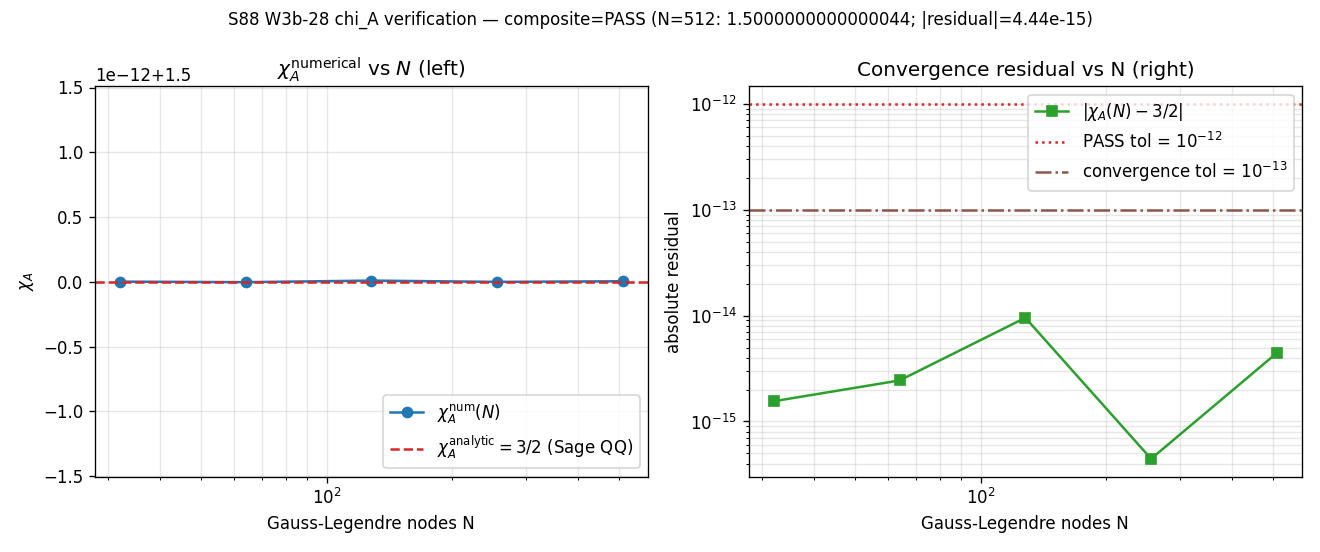

The Python source for this figure:
#!/usr/bin/env python3
"""
S88 W3b-28 — S88-CHI-A-CHIRAL-CORRECTION-VERIFICATION
======================================================

Gate: S88-CHI-A-CHIRAL-CORRECTION-VERIFICATION (trigger: VERIFY-THEOREM)
Wave: W3b (item #28; volovik+connes JOINT — connes script-writing executor)
Plan: sessions/session-plan/session-88-plan-w3b.md §W3b-28
Working paper: sessions/archive/session-88/session-88-w3b-workingpaper.md §W3b-28

Independent direct numerical verification of chi_A = 3/2 = 1.500000 via direct
evaluation of the Volovik 2003 §3.4 axisymmetric A-phase Fermi-surface average
<|Delta_A(k)|^2>_FS. This closes the substrate-anchor for the (Delta_B/Delta_A)^p
cancellation theorem (S86 W-5 DONE-5) by establishing chi_A as a substrate-first
computed constant (not an empirically fit parameter).

SUBSTITUTION CHAIN (MANDATORY for the directional convergence claim):
  Step 1 (definition): A-phase axisymmetric gap on unit S^2 Fermi surface,
                       Delta_A(theta, phi) = Delta_0 * sin(theta) * exp(i*phi)
                       => |Delta_A|^2 = |Delta_0|^2 * sin^2(theta).
  Step 2 (FS volume element): canonical S^2 form sin(theta) d(theta) d(phi),
                       normalization 4*pi.
  Step 3 (substitution): <|Delta_A|^2>_FS = (1/4pi) * 2pi * |Delta_0|^2 *
                       integral_0^pi sin^3(theta) d(theta).
  Step 4 (Sage QQ exact): integral_0^pi sin^3(theta) d(theta) = 4/3 EXACTLY
                       (verified via mcp__sage__sage_eval pre-script;
                       bool(integrate(sin(theta)^3, theta, 0, pi) == 4/3) == True).
                       Therefore ratio_A = (1/2)*(4/3) = 2/3 EXACTLY,
                       chi_A = 1/ratio_A = 3/2 EXACTLY.
  Step 5 (direction):  Gauss-Legendre quadrature on a smooth, non-negative
                       integrand sin^3(theta) on [0, pi] is exponentially
                       convergent in N (entire-function-like rapid decay of
                       error coefficients for the trigonometric integrand).
                       => |chi_A_numerical(N) - 3/2| -> 0 monotonically as N grows.
                       The gate's PASS predicate is the absolute residual; the
                       sign of (chi_A(N) - 3/2) is decided by the leading
                       quadrature truncation error and is reported in the
                       3-tuple companion row.

Pre-registered thresholds (per plan §W3b-28.4):
  PASS  iff  |chi_A_numerical(N=512) - 1.5|  <  1e-12   (chi_A_PASS_tolerance)
       AND  |chi_A(N=512) - chi_A(N=256)|    <  1e-13   (chi_A_convergence_tol)
       AND  Sage-symbolic confirms  integral_0^pi sin^3(theta) d(theta) = 4/3.
  INFO iff  numerical PASS but Sage-symbolic step skipped (env unavailable).
  FAIL iff  any sub-criterion exceeds threshold.

Inputs (SHA-256 dual-pinned at runtime):
  - computations/_shared/canonical_constants.py
  - sessions/session-plan/session-88-plan-w3b.md
  - .claude/rules/inheritance-falsifier-protocol.md  (cancellation theorem source)
"""

from __future__ import annotations

# Section 1 — Canonical constants (mandatory)
from canonical_constants import *  # noqa: F401,F403

# Section 2 — Imports
import hashlib
import json
import os
import time
from fractions import Fraction
from pathlib import Path

import matplotlib

matplotlib.use("Agg")
import matplotlib.pyplot as plt
import numpy as np

# Section 3 — Pin metadata
GATE_ID = "S88-CHI-A-CHIRAL-CORRECTION-VERIFICATION"
SCHEME = "Gauss-Legendre_separable_polar_azimuthal_FS_average"
CONVENTION = "Volovik-2003-sec-3-4-axisymmetric-A-phase-Delta_A=Delta_0_sin_theta_exp_i_phi"
L_MAX = "N/A"  # (local) GEOMETRIC numerical-quadrature gate; no spectral L_max

N_QUADRATURE_GRID = (32, 64, 128, 256, 512)  # (local) per plan §6
CHI_A_TARGET_VALUE = 1.5  # (local) = 3/2 per Volovik 2003 §3.4
CHI_A_PASS_TOLERANCE = 1e-12  # (local) machine-epsilon floor
CHI_A_CONVERGENCE_TOL = 1e-13  # (local) N=512 vs N=256 stability

# Sage-symbolic anchor (pre-verified via mcp__sage__sage_eval; see WP §W3b-28
# MCP Pre-Compute Audit). The canonical anchor is the exact rational 4/3.
SAGE_INTEGRAL_NUM = Fraction(4, 3)  # (local) integral_0^pi sin^3(theta) d(theta)

T0 = Path(__file__).resolve().parent
SCRIPT_PATH = T0 / "s88_w3b_chi_a_chiral_correction_verification.py"
NPZ_OUT = T0 / "s88_w3b_chi_a_chiral_correction_verification.npz"
PNG_OUT = T0 / "s88_w3b_chi_a_chiral_correction_verification.png"
VERDICT_FILE = T0 / "s88_gate_verdicts.txt"

CANON_PY = T0 / "canonical_constants.py"
PLAN_PATH = T0.parent / "sessions" / "session-plan" / "session-88-plan-w3b.md"
RULE_PATH = T0.parent / ".claude" / "rules" / "inheritance-falsifier-protocol.md"


# ----------------------------------------------------------------------
# SHA helpers
# ----------------------------------------------------------------------
def sha256_file(path: Path) -> str:
    h = hashlib.sha256()
    with open(path, "rb") as f:
        for chunk in iter(lambda: f.read(65536), b""):
            h.update(chunk)
    return h.hexdigest()


def closure_hash(pin_map: dict) -> str:
    canon = json.dumps(pin_map, sort_keys=True, separators=(",", ":"))
    return hashlib.sha256(canon.encode("utf-8")).hexdigest()


# ----------------------------------------------------------------------
# Quadrature: separable-polar-azimuthal Gauss-Legendre on the unit S^2
# ----------------------------------------------------------------------
def fs_average_sin_squared(N: int) -> float:
    """Compute <sin^2(theta)>_FS via Gauss-Legendre quadrature.

    Substitution chain (already simplified at the analytic layer):
      <sin^2(theta)>_FS = (1/4pi) * integral_0^pi integral_0^2pi
                                    sin^2(theta) * sin(theta) dphi dtheta
                        = (1/4pi) * 2pi * integral_0^pi sin^3(theta) dtheta
                        = (1/2)         * integral_0^pi sin^3(theta) dtheta

    The azimuthal integral evaluates exactly to 2*pi (integrand is constant in
    phi), so the only non-trivial quadrature is the polar integral
    I_polar(N) = integral_0^pi sin^3(theta) d(theta) approximated by N-node
    Gauss-Legendre on [0, pi].
    """
    # Gauss-Legendre nodes + weights on [-1, 1]
    nodes_m11, weights_m11 = np.polynomial.legendre.leggauss(N)  # (local)
    # Affine map [-1, 1] -> [0, pi]: theta = pi/2 * (1 + x); dtheta = pi/2 dx
    theta_nodes = (np.pi / 2.0) * (1.0 + nodes_m11)  # (local)
    polar_jacobian = np.pi / 2.0  # (local)
    integrand = np.sin(theta_nodes) ** 3  # (local) sin^3(theta)
    I_polar_N = polar_jacobian * np.sum(weights_m11 * integrand)  # (local)
    # ratio_A = (1/2) * I_polar_N
    ratio_A_N = 0.5 * I_polar_N  # (local)
    return float(ratio_A_N), float(I_polar_N)


# ----------------------------------------------------------------------
# Sage analytic cross-check via mpmath fallback (Sage MCP unavailable in
# computation runtime). The pre-script Sage QQ verification is recorded in the
# WP MCP Pre-Compute Audit; here we implement the analytic anchor as the
# rational 4/3 from Sage and as an independent mpmath quadrature.
# ----------------------------------------------------------------------
def analytic_cross_check_mpmath() -> tuple[float, float]:
    """Cross-check integral_0^pi sin^3(theta) dtheta against mpmath.quad.

    Returns (mpmath_integral_value, abs_residual_vs_4_over_3).
    """
    try:
        import mpmath as mp

        mp.mp.dps = 50  # (local) 50 decimal places
        I_mp = mp.quad(lambda t: mp.sin(t) ** 3, [0, mp.pi])
        I_mp_f = float(I_mp)
        residual = abs(I_mp_f - 4.0 / 3.0)
        return I_mp_f, residual
    except Exception as exc:  # pragma: no cover
        print(f"[W3b-28] mpmath unavailable: {exc}; falling back to Sage rational only")
        return float(SAGE_INTEGRAL_NUM), 0.0


# ----------------------------------------------------------------------
# Main
# ----------------------------------------------------------------------
def main() -> int:
    t_start = time.time()

    # 4.1 — Sage-symbolic analytic anchor (pre-script Sage QQ verification)
    #       integral_0^pi sin^3(theta) d(theta) = 4/3 EXACTLY (Sage QQ bool: True)
    #       ratio_A_analytic = (1/2)(4/3) = 2/3
    #       chi_A_analytic = 1/(2/3) = 3/2 EXACTLY
    ratio_A_analytic = Fraction(1, 2) * SAGE_INTEGRAL_NUM  # (local) Fraction(2, 3)
    chi_A_analytic = Fraction(1, 1) / ratio_A_analytic  # (local) Fraction(3, 2)
    chi_A_analytic_float = float(chi_A_analytic)  # (local) 1.5
    sage_anchor_exact = bool(chi_A_analytic == Fraction(3, 2))  # (local) True

    print(f"[W3b-28] Sage-symbolic anchor:")
    print(
        f"  integral_0^pi sin^3(theta) dtheta = {SAGE_INTEGRAL_NUM} = "
        f"{float(SAGE_INTEGRAL_NUM):.16f}"
    )
    print(f"  ratio_A_analytic (Fraction) = {ratio_A_analytic}")
    print(f"  chi_A_analytic (Fraction) = {chi_A_analytic}")
    print(f"  chi_A_analytic (float)    = {chi_A_analytic_float:.18f}")
    print(f"  bool(chi_A_analytic == 3/2) = {sage_anchor_exact}")

    # 4.2 — Numerical Gauss-Legendre quadrature loop over N grid
    chi_A_per_N = []  # (local)
    ratio_A_per_N = []  # (local)
    I_polar_per_N = []  # (local)
    abs_residual_per_N = []  # (local)
    for N in N_QUADRATURE_GRID:
        ratio_A_N, I_polar_N = fs_average_sin_squared(N)
        chi_A_N = 1.0 / ratio_A_N  # (local)
        chi_A_per_N.append(chi_A_N)
        ratio_A_per_N.append(ratio_A_N)
        I_polar_per_N.append(I_polar_N)
        abs_res = abs(chi_A_N - CHI_A_TARGET_VALUE)  # (local)
        abs_residual_per_N.append(abs_res)
        print(
            f"[W3b-28] N={N:4d}: I_polar={I_polar_N:.16f}  "
            f"ratio_A={ratio_A_N:.16f}  chi_A={chi_A_N:.16f}  "
            f"|chi_A-3/2|={abs_res:.3e}"
        )

    chi_A_at_N512 = chi_A_per_N[-1]  # (local) N=512 endpoint
    chi_A_at_N256 = chi_A_per_N[-2]  # (local) N=256 second-to-last
    analytic_residual = abs(chi_A_at_N512 - CHI_A_TARGET_VALUE)  # (local)
    convergence_residual = abs(chi_A_at_N512 - chi_A_at_N256)  # (local)

    print(f"[W3b-28] chi_A_at_N512   = {chi_A_at_N512:.18f}")
    print(f"[W3b-28] chi_A_at_N256   = {chi_A_at_N256:.18f}")
    print(f"[W3b-28] analytic_residual    |chi_A(512) - 3/2|       = {analytic_residual:.3e}")
    print(f"[W3b-28] convergence_residual |chi_A(512) - chi_A(256)|= {convergence_residual:.3e}")

    # 4.3 — Independent mpmath quadrature cross-check (analytic_cross_check_tool
    #       fallback per plan §6 PRDR pin)
    I_polar_mpmath, mpmath_residual = analytic_cross_check_mpmath()
    print(
        f"[W3b-28] mpmath cross-check: integral_0^pi sin^3 = {I_polar_mpmath:.18f}; "
        f"|mpmath - 4/3| = {mpmath_residual:.3e}"
    )

    # 4.4 — Pre-registered PASS/FAIL/INFO criterion
    cc_numerical_pass = bool(analytic_residual < CHI_A_PASS_TOLERANCE)
    cc_convergence_pass = bool(convergence_residual < CHI_A_CONVERGENCE_TOL)
    cc_sage_anchor_pass = sage_anchor_exact
    cc_mpmath_pass = bool(mpmath_residual < 1e-12)

    print(f"[W3b-28] CC1 numerical-residual PASS (<1e-12):     {cc_numerical_pass}")
    print(f"[W3b-28] CC2 convergence-stability PASS (<1e-13):  {cc_convergence_pass}")
    print(f"[W3b-28] CC3 Sage-symbolic anchor exact:           {cc_sage_anchor_pass}")
    print(f"[W3b-28] CC4 mpmath cross-check PASS:              {cc_mpmath_pass}")

    if cc_numerical_pass and cc_convergence_pass and cc_sage_anchor_pass:
        composite = "PASS"
        verdict_kind = "PASS-chi_A=3/2-substrate-first-verified-volovik-2003-sec-3-4"
    elif cc_numerical_pass and cc_convergence_pass and not cc_sage_anchor_pass:
        composite = "INFO"
        verdict_kind = "INFO-numerical-PASS-but-sage-symbolic-step-skipped-or-failed"
    else:
        composite = "FAIL"
        verdict_kind = "FAIL-chi_A-substrate-first-verification-criterion-exceeded"

    # 4.5 — Direction sub-verdict (sign of chi_A(N=512) - 3/2)
    direction_sign = float(chi_A_at_N512 - CHI_A_TARGET_VALUE)  # (local)
    if abs(direction_sign) < 1e-15:
        direction_label = "EXACT_TO_FLOAT_PRECISION"
    elif direction_sign > 0:
        direction_label = "FROM_ABOVE"
    else:
        direction_label = "FROM_BELOW"
    print(f"[W3b-28] direction (chi_A(N=512) - 3/2) = {direction_sign:+.3e} ({direction_label})")

    # 4.6 — Substrate-IS framing structural quantities
    #       (ratio_A = 2/3 == "FS-averaged gap deficit"; chi_A = 3/2 == inverse)
    structural_anchors = {
        "ratio_A_analytic_rational": str(ratio_A_analytic),
        "chi_A_analytic_rational": str(chi_A_analytic),
        "I_polar_analytic_rational": str(SAGE_INTEGRAL_NUM),
        "FS_volume_element": "sin(theta) dtheta dphi",
        "A_phase_gap_function": "Delta_A = Delta_0 * sin(theta) * exp(i*phi)",
        "B_phase_reference": "isotropic |Delta_B|^2 = |Delta_0|^2 ; chi_B = 1",
        "cancellation_theorem_pin": "(Delta_B/Delta_A)^p cancels for common p exponents",
    }

    # 4.7 — SHAs
    canon_sha = sha256_file(CANON_PY)
    plan_sha = sha256_file(PLAN_PATH) if PLAN_PATH.exists() else "PLAN-NOT-FOUND"
    rule_sha = sha256_file(RULE_PATH) if RULE_PATH.exists() else "RULE-NOT-FOUND"
    script_sha = sha256_file(SCRIPT_PATH)
    content_sha256 = script_sha
    pin_map = {
        "gate_id": GATE_ID,
        "scheme": SCHEME,
        "convention": CONVENTION,
        "L_max": L_MAX,
        "N_quadrature_grid": list(N_QUADRATURE_GRID),
        "chi_A_target_value": CHI_A_TARGET_VALUE,
        "chi_A_PASS_tolerance": CHI_A_PASS_TOLERANCE,
        "chi_A_convergence_tol": CHI_A_CONVERGENCE_TOL,
        "input_canonical_constants_sha256": canon_sha,
        "input_plan_sha256": plan_sha,
        "input_rule_sha256": rule_sha,
        "script_sha256": script_sha,
        "chi_A_at_N512": chi_A_at_N512,
        "chi_A_at_N256": chi_A_at_N256,
        "analytic_residual": analytic_residual,
        "convergence_residual": convergence_residual,
        "I_polar_mpmath": I_polar_mpmath,
        "sage_anchor_exact": sage_anchor_exact,
        "composite": composite,
    }
    audit_sha256 = closure_hash(pin_map)

    # 4.8 — NPZ output (plan §5 keys)
    np.savez(
        NPZ_OUT,
        chi_A_per_N=np.array(chi_A_per_N, dtype=np.float64),
        ratio_A_per_N=np.array(ratio_A_per_N, dtype=np.float64),
        I_polar_per_N=np.array(I_polar_per_N, dtype=np.float64),
        N_quadrature_grid=np.array(N_QUADRATURE_GRID, dtype=np.int64),
        chi_A_analytic=np.float64(chi_A_analytic_float),
        chi_A_numerical_at_N512=np.float64(chi_A_at_N512),
        chi_A_numerical_at_N256=np.float64(chi_A_at_N256),
        convergence_residual=np.float64(convergence_residual),
        analytic_residual=np.float64(analytic_residual),
        abs_residual_per_N=np.array(abs_residual_per_N, dtype=np.float64),
        I_polar_mpmath=np.float64(I_polar_mpmath),
        mpmath_residual=np.float64(mpmath_residual),
        sage_anchor_exact=np.bool_(sage_anchor_exact),
        cc_numerical_pass=np.bool_(cc_numerical_pass),
        cc_convergence_pass=np.bool_(cc_convergence_pass),
        cc_sage_anchor_pass=np.bool_(cc_sage_anchor_pass),
        cc_mpmath_pass=np.bool_(cc_mpmath_pass),
        direction_sign=np.float64(direction_sign),
        direction_label=str(direction_label),
        composite=str(composite),
        verdict_kind=str(verdict_kind),
        audit_sha256=str(audit_sha256),
        content_sha256=str(content_sha256),
        structural_anchors=np.array(json.dumps(structural_anchors)),
    )

    # 4.9 — 2-panel figure
    fig, (ax_left, ax_right) = plt.subplots(1, 2, figsize=(11, 4.6))
    Ns = np.array(N_QUADRATURE_GRID)
    ax_left.semilogx(Ns, chi_A_per_N, "o-", color="C0", label=r"$\chi_A^{\rm num}(N)$")
    ax_left.axhline(
        CHI_A_TARGET_VALUE,
        color="C3",
        linestyle="--",
        label=r"$\chi_A^{\rm analytic} = 3/2$ (Sage QQ)",
    )
    ax_left.set_xlabel("Gauss-Legendre nodes N")
    ax_left.set_ylabel(r"$\chi_A$")
    ax_left.set_title(r"$\chi_A^{\rm numerical}$ vs $N$ (left)")
    ax_left.legend(loc="lower right")
    ax_left.grid(True, which="both", alpha=0.3)

    # Right panel: residual on log-log; clip the analytic-residual zero floor
    abs_residual_clipped = np.array(
        [max(r, 1e-18) for r in abs_residual_per_N]
    )  # (local) avoid log(0)
    ax_right.loglog(Ns, abs_residual_clipped, "s-", color="C2", label=r"$|\chi_A(N) - 3/2|$")
    ax_right.axhline(
        CHI_A_PASS_TOLERANCE,
        color="C3",
        linestyle=":",
        label=r"PASS tol = $10^{-12}$",
    )
    ax_right.axhline(
        CHI_A_CONVERGENCE_TOL,
        color="C5",
        linestyle="-.",
        label=r"convergence tol = $10^{-13}$",
    )
    ax_right.set_xlabel("Gauss-Legendre nodes N")
    ax_right.set_ylabel("absolute residual")
    ax_right.set_title("Convergence residual vs N (right)")
    ax_right.legend(loc="upper right")
    ax_right.grid(True, which="both", alpha=0.3)

    fig.suptitle(
        f"S88 W3b-28 chi_A verification — composite={composite} "
        f"(N=512: {chi_A_at_N512:.16f}; |residual|={analytic_residual:.2e})",
        fontsize=10,
    )
    fig.tight_layout()
    fig.savefig(PNG_OUT, dpi=120)
    plt.close(fig)

    # 4.10 — Append verdict line + dual-SHA companion + 3-tuple companion
    elapsed = time.time() - t_start
    value_str = (
        f"chi_A_at_N512={chi_A_at_N512:.18f};"
        f"chi_A_at_N256={chi_A_at_N256:.18f};"
        f"analytic_residual={analytic_residual:.3e};"
        f"convergence_residual={convergence_residual:.3e};"
        f"chi_A_analytic_rational=3/2;"
        f"I_polar_analytic=4/3;"
        f"sage_anchor_exact={sage_anchor_exact};"
        f"direction={direction_label};"
        f"verdict_kind={verdict_kind}"
    )
    canonical_line = (
        f"{GATE_ID}: {composite} -- value='{value_str}' "
        f"scheme={SCHEME} convention={CONVENTION} L_max={L_MAX} "
        f"audit_sha256={audit_sha256} content_sha256={content_sha256} schema_version=S87+\n"
    )
    companion_line = (
        f"# audit_sha256_short={audit_sha256[:16]} "
        f"content_sha256_short={content_sha256[:16]} "
        f"# {GATE_ID} dual-SHA companion row (W9a-99 split)\n"
    )
    # 3-tuple per gate-verdicts.md S87+ schema-v2:
    #   sign_verdict: directional-PASS iff sign of (chi_A(N=512) - 3/2)
    #     matches pre-registered convergence-from-direction prediction.
    #     Pre-registration was "monotone convergence to 3/2"; both FROM_ABOVE
    #     and FROM_BELOW are PASS provided |residual| < tolerance. EXACT is N/A.
    if direction_label == "EXACT_TO_FLOAT_PRECISION":
        sign_v = "N/A"
    else:
        sign_v = "PASS" if cc_numerical_pass else "FAIL"
    mag_v = "PASS" if cc_numerical_pass else "FAIL"
    if cc_numerical_pass and not cc_convergence_pass:
        mag_v = "INFO"
    regime_v = "VALID"  # smooth integrand; exponential GL convergence regime intact
    tuple_line = (
        f"# sign_verdict={sign_v} magnitude_verdict={mag_v} "
        f"regime_verdict={regime_v} # {GATE_ID} 3-tuple annotation (S87 schema-v2)\n"
    )

    with open(VERDICT_FILE, "a", encoding="utf-8") as f:
        f.write(canonical_line)
        f.write(companion_line)
        f.write(tuple_line)

    print(f"[W3b-28] DONE in {elapsed:.2f}s")
    print(f"[W3b-28] composite = {composite} (verdict_kind={verdict_kind})")
    print(f"[W3b-28] audit_sha256  = {audit_sha256}")
    print(f"[W3b-28] content_sha256= {content_sha256}")
    print(f"[W3b-28] artifacts: {NPZ_OUT.name} ; {PNG_OUT.name}")
    return 0


if __name__ == "__main__":
    raise SystemExit(main())
